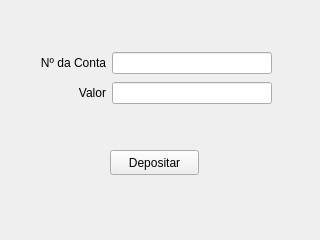
<?xml version="1.0" encoding="UTF-8"?>
<ui version="4.0">
 <class>Form</class>
 <widget class="QWidget" name="Form">
  <property name="geometry">
   <rect>
    <x>0</x>
    <y>0</y>
    <width>320</width>
    <height>240</height>
   </rect>
  </property>
  <property name="windowTitle">
   <string>Depósito</string>
  </property>
  <widget class="QPushButton" name="pushButton">
   <property name="geometry">
    <rect>
     <x>110</x>
     <y>150</y>
     <width>89</width>
     <height>25</height>
    </rect>
   </property>
   <property name="text">
    <string>Depositar</string>
   </property>
  </widget>
  <widget class="QWidget" name="">
   <property name="geometry">
    <rect>
     <x>40</x>
     <y>50</y>
     <width>232</width>
     <height>58</height>
    </rect>
   </property>
   <layout class="QGridLayout" name="gridLayout">
    <item row="0" column="0">
     <widget class="QLabel" name="label">
      <property name="text">
       <string>Nº da Conta</string>
      </property>
      <property name="alignment">
       <set>Qt::AlignRight|Qt::AlignTrailing|Qt::AlignVCenter</set>
      </property>
     </widget>
    </item>
    <item row="0" column="1">
     <widget class="QLineEdit" name="lineEdit"/>
    </item>
    <item row="1" column="0">
     <widget class="QLabel" name="label_2">
      <property name="text">
       <string>Valor</string>
      </property>
      <property name="alignment">
       <set>Qt::AlignRight|Qt::AlignTrailing|Qt::AlignVCenter</set>
      </property>
     </widget>
    </item>
    <item row="1" column="1">
     <widget class="QLineEdit" name="lineEdit_2"/>
    </item>
   </layout>
  </widget>
 </widget>
 <resources/>
 <connections/>
</ui>
